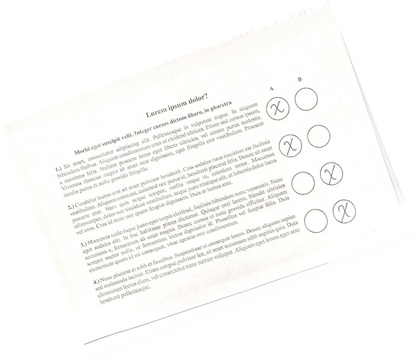
%> input picture Basic Image Processing/BIP_02_Assign/input/1.jpg, 420 x 364 px, shrunk from 1481 x 1285 before the run; its folder holds only this picture in this run
$ octave a02_FHP6QZ.m   (GNU Octave 9; MATLAB toolbox functions it lacks are replaced by stand-ins)
%> lines starting %> are read from the running program, lines starting %| are printed output that depends on the picture; in (x1, y1, x2, y2) boxes, pixels count from 0 and x2, y2 are one past the last pixel; in counts of white or black regions, pixels touching at a corner belong together; the program's own positions count from 1
%> further down, current_image is the input picture: size 364x420x3 uint8; mean R, G, B 250, 249.9, 248.2
### Basic Image Processing/BIP_02_Assign/input/processor.m
function [I] = processor(currentimage,verbose)
%> called with verbose = true

%%processor function starts here
% Image Pre-processing steps
gray_image=rgb2gray(currentimage); % converting the image to gray_scale Image
new_gray_image=imadjust(gray_image); % This operation increases the contrast of the output image.
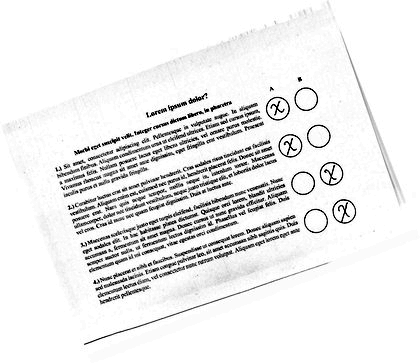
%> new_gray_image: size 364x420 uint8; min 0, max 255, mean 236.5
BW=imbinarize(new_gray_image,0.15);% converting gray scale image to binary
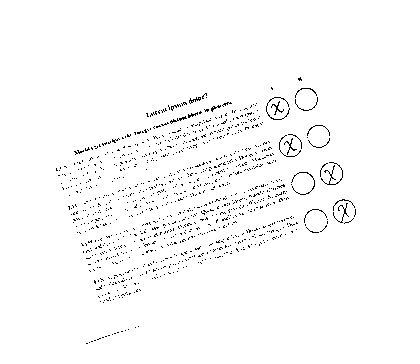
%> BW: size 364x420 logical; 98% white; black in thin lines or dots, all inside (x1, y1, x2, y2) = (56, 77, 356, 344)
%BW=rescale(BW);
edge_img = edge(BW,'canny'); % edge detection using canny edge detector
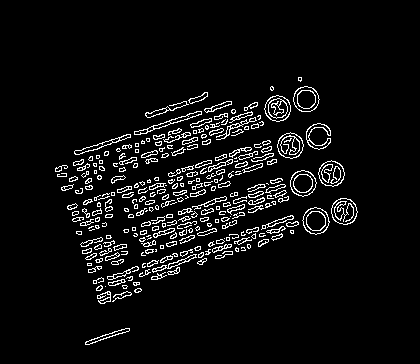
%> edge_img: size 364x420 logical; 5.7% white in thin lines or dots, all inside (x1, y1, x2, y2) = (55, 77, 358, 345)

F=fft2(edge_img); % DFT of the edge Image
Fsh=fftshift(F); % shift all the frequencies to center
log_Fsh=log(1+abs(Fsh));
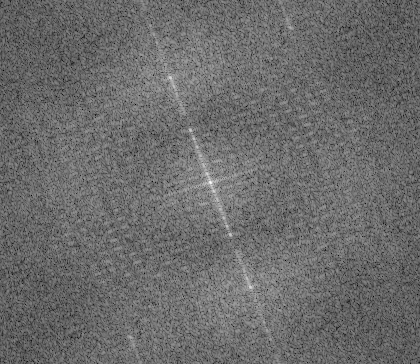
%> log_Fsh: size 364x420 double; min 0.188, max 9.07, mean 3.94; drawn with min black and max white
%figure(2);
%imshow(log_Fsh,[]); title('Log transfer of DFT'); % to plot log magntitude of the DFT

%% to find the angle of rotation.
mag=abs(Fsh); %magnitutde of the fourier
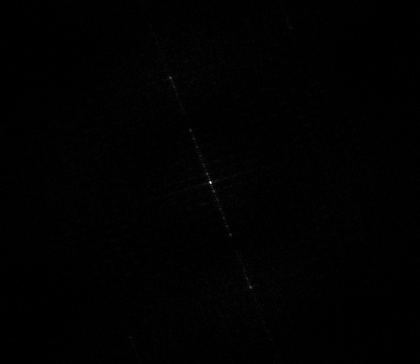
%> mag: size 364x420 double; min 0.206, max 8697, mean 64.7; drawn with min black and max white
[~,c]=max(mag); % max value of abs value for the magnitutde of the center line in the FFT.
%> c = 420 values, max 356 at index 138, min 10 at index 284, mean 182.9

N=length(c);
%> N = 420
x1= round(N/2)-15; %determinig the mid-point,x1
%> x1 = 195
x2= round(N/2)+15; %determinig the mid-point,x2
%> x2 = 225

y1= c(round(N/2)-15);  %determinig the mid-point coordinates of y1
%> y1 = 140
y2= c(round(N/2)+15);   %determinig the mid-point coordinates of y1
%> y2 = 219

if y2 > y1
    m= -abs(y1-y2)/(x2-x1);  % calculating slope of the line
%> m = -2.63
    angle= -(90+atand(m));  % determining the angle
%> angle = -20.79
else
    m= abs(y1-y2)/(x2-x1); % calculating slope of the line
    angle= 90-atand(m); % determining the angle

end
I=imrotate(new_gray_image,angle); % final rotated image,
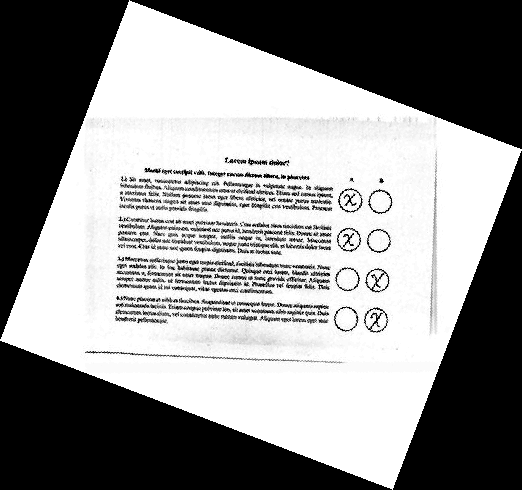
%> I: size 490x522 uint8; min 0, max 255, mean 141.3
rot_edge_img=imrotate(edge_img,angle); % final rotated Edge Image
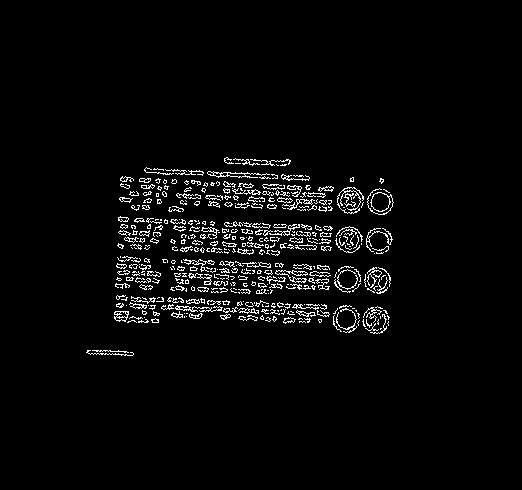
%> rot_edge_img: size 490x522 logical; 3.4% white in thin lines or dots, all inside (x1, y1, x2, y2) = (86, 157, 394, 356)


%% Hough Transform
[H] = my_hough(rot_edge_img); % passing the rotated edge image to Hough Transform

[centre,radii,~]=imfindcircles(rot_edge_img,[20 238]); % using imfindcircles a hough transform function to detect the cricles, where the radii in range from 20,220

%If verbose = true then only the below figures will be shown;
if verbose == true
%%plotting the figure(1)
figure(1);
subplot(121)
imshow(currentimage);title('Original image'); % to plot original Image
subplot(122)
imshow(rot_edge_img);title('Straightend Edge image'); % to plot original Image

%%plotting the figure (2)
figure(2);
subplot(121);
imshow(I);
viscircles(centre,radii,'Edgecolor', 'r'); title('Original image'); % drawing the red circles to highlight the detected circles.
subplot(122);
h = imagesc(H);
set(h, 'XData', [1,180]);
title('Hough Space');
xlim([1,180]); xlabel('\theta');
ylabel('r');
colormap(gca,'parula'); colorbar;
axis ij;
else
end

%% X detection inside the circle

end

### Basic Image Processing/BIP_02_Assign/input/my_hough.m
function [H] = my_hough(input_img)
%% Hough Transform function
dia=77; % manually calculating the diameter and radius of the circle
r=round(dia/2); % radius of the circle
H = zeros(size(input_img)); % defining hough space
for i1 = 1:size(input_img, 1)
    for i2 = 1:size(input_img, 2)
        if input_img(i1, i2) > 0
            for theta = 0:360
                a= round(i2- r*cosd(theta)); %polar coordinate for center,a
                b= round(i1- r*sind(theta)); %polar coordinate for center,b
                H(b,a) = H(b,a)+1; %voting
            end
        end
    end
end

end

### Basic Image Processing/BIP_02_Assign/input/a02_FHP6QZ.m
% Get list of all jpg files in this directory
% DIR returns as a structure array. using name() and . to get
% the file names.
clc;
clear all;
close all;
image_files = dir('*.jpg');
nfiles = length(image_files); % Number of files found
count=0;  % initalize count = 0 to count the number of images in the folder.
for i=1:nfiles
current_filename = image_files(i).name; % get all the images one by one from the input folder
current_image = imread(current_filename); % reading all images one by one from the input folder
verbose = true ; % default value of verbose is false; set to true to see fig.
%> (the run ends here)
